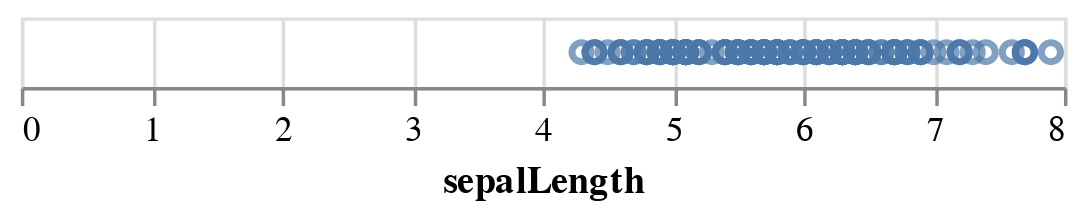

Notebook code cell kept with this figure:
### Markdown cell above
Voila! We have our first Vega-Altair visualization. A `point` mark represents each item in the dataset. They are plotted on each other since we have not associated anything with the position of the points.

So, the next step is mapping different visual channels to fields in our dataset. For this step, we use the `encode` method.

### Code cell
alt.Chart(iris_df).mark_point().encode(x="sepalLength")

### Figure 1 — Vega-Lite specification as saved in the notebook (floating-point values rounded to 4 significant figures; data arrays with more than 128 entries replaced by an {"elided": "..."} marker saying what was removed)
{"config": {"view": {"continuousWidth": 300, "continuousHeight": 300}}, "data": {"name": "data-a264acbd6e539a8b3afc0cb5f240fb57"}, "mark": {"type": "point"}, "encoding": {"x": {"field": "sepalLength", "type": "quantitative"}}, "$schema": "https://vega.github.io/schema/vega-lite/v5.15.1.json", "datasets": {"data-a264acbd6e539a8b3afc0cb5f240fb57": {"elided": "150 records"}}}
